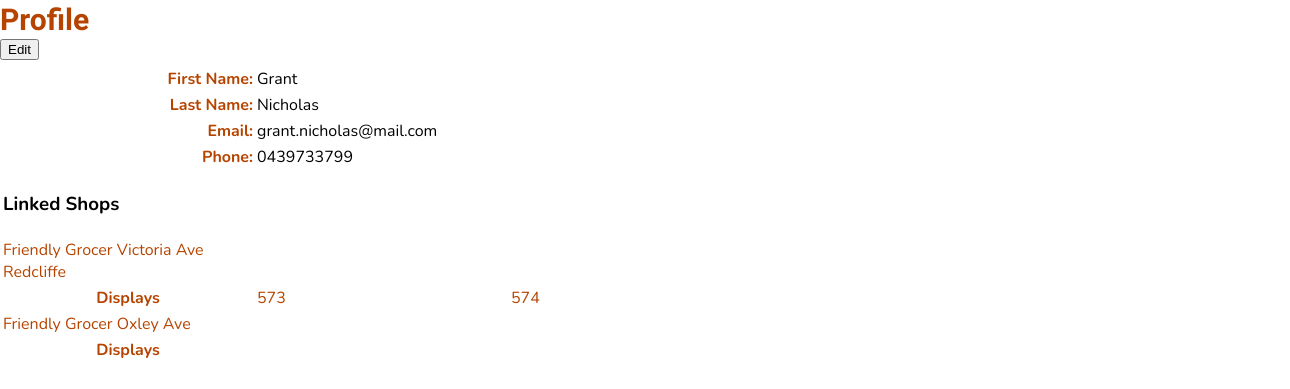
The page /profile (signed in) on the database as committed earlier.
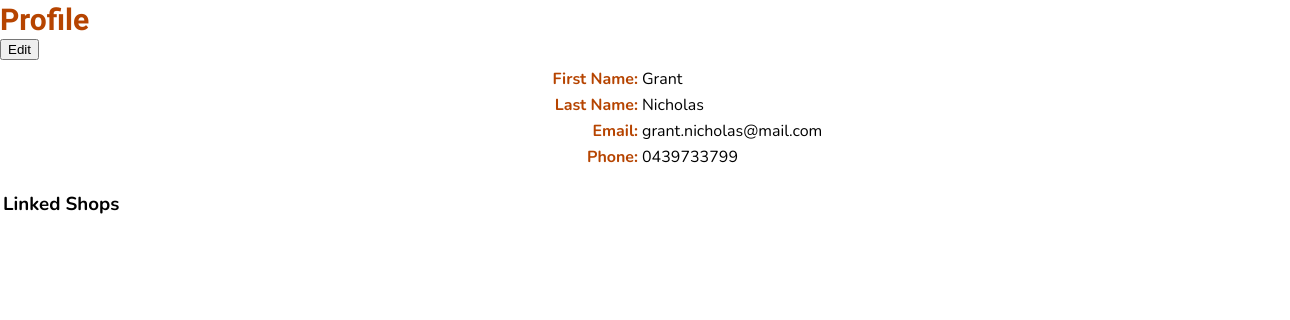
The same page on the database as committed later.
### website/models.py (models this page shows)
class Shops(db.Model):
    shopID = db.Column(db.Integer, primary_key=True)
    shopName = db.Column(db.String(50), nullable=False)
    shopAddress = db.Column(db.String(120), nullable=False)
    primaryUserID = db.Column(db.Integer, db.ForeignKey('users.id', name='fk_shops_users'))
    displays = db.relationship('Displays', backref='shop')

class Displays(db.Model):
    displayID = db.Column(db.Integer, primary_key=True)
    shopID = db.Column(db.Integer, db.ForeignKey('shops.shopID', name='fk_shops_shopID'))
    shopMenus = db.relationship('ShopMenus', backref='display')
    shops = db.relationship('Shops', backref='display')

### website/views.py (the view)
@views.route('/profile')
@login_required
def profile():
    user = current_user
    userShops = Shops.query.filter_by(primaryUserID=user.id).all()
    displays = Displays.query.filter(Displays.shopID.in_([shop.shopID for shop in userShops])).all()
    return render_template("profile.html", user=user, userShops=userShops, displays=displays)

### website/__init__.py (called while the page is built)
def create_app():
    app = Flask(__name__)
    app.config['SECRET_KEY'] = 'itAlwaysWorksInTheEnd'
    app.config['SQLALCHEMY_DATABASE_URI'] = f'sqlite:///{DB_NAME}'
    db.init_app(app)
    migrate.init_app(app, db)
    app.config['UPLOAD_FOLDER'] = UPLOAD_FOLDER
    from .views import views
    from .displays import displays
    from .auth import auth
    from .adsControl import adsControl
    app.register_blueprint(views, url_prefix='/')
    app.register_blueprint(displays, url_prefix='/')
    app.register_blueprint(auth, url_prefix='/')
    app.register_blueprint(adsControl, url_prefix='/')
    login_manager = LoginManager()
    login_manager.login_view = 'auth.login'
    login_manager.init_app(app)
    @login_manager.user_loader
    def load_user(id):
        from .models import Users
        return Users.query.get(int(id))
    return app

### website/templates/profile.html
{% extends "base.html" %} {% block title %}Profile{% endblock %}
{% block content %}
    <div class="header" id="myHeader">
        <h2>Profile</h2>
    </div>
    {% block displaySetup %}
    <div>
        <button type="button" onclick="window.location.href='/profile_edit';">Edit</button>
        <div id="profileTable">
            <table>
                <tr>
                    <th class="rowHeader">First Name: </th>
                    <td class="col1">{{ user.firstName }} </td>
                </tr>
                <tr>
                    <th class="rowHeader">Last Name: </th>
                    <td class="col1">{{ user.lastName }}</td>
                </tr>
                <tr>
                    <th class="rowHeader">Email: </th>
                    <td class="col1">{{ user.email }}</td>
                </tr>
                <tr>
                    <th class="rowHeader">Phone: </th>
                    <td class="col1">{{ user.phone }}</td>
                </tr>
                <tr>
                    <th class="col1"><h3>Linked Shops</h3></th>
                    <td>
                        {% for userShop in userShops %}
                            <tr>
                                <td>
                                    {{ userShop.shopName }} {{ userShop.shopAddress }}
                                </td>
                            </tr>
                            <tr>
                                <th>Displays</th>
                                    {% for display in userShop.displays %}
                                        <td onclick="window.location.href='/menuSetup/{{ display.displayID }}';" name="{{ display.displayID }}">
                                            {{ display.displayID }}
                                        </td>
                                    {% endfor %}
                            </tr>
                        {% endfor %}
                    </td>
                </tr>
            </table>
        </div>
    </div>
    {% endblock %}
{% endblock %}

Rows that differ between the two databases and show on the page:
no longer on this page (row edited): Shops: shopName "Friendly Grocer", shopAddress "Victoria Ave Redcliffe"
no longer on this page (row unchanged): Displays: displayID "573"
removed Displays: displayID "574"
no longer on this page (row edited): Shops: shopName "Friendly Grocer", shopAddress "Oxley Ave"
